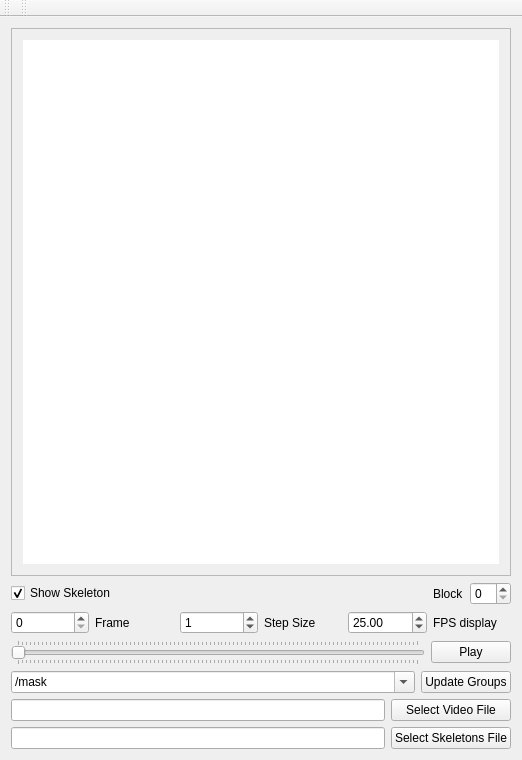
<?xml version="1.0" encoding="UTF-8"?>
<ui version="4.0">
 <class>SWTrackerViewer</class>
 <widget class="QMainWindow" name="SWTrackerViewer">
  <property name="geometry">
   <rect>
    <x>0</x>
    <y>0</y>
    <width>522</width>
    <height>760</height>
   </rect>
  </property>
  <property name="windowTitle">
   <string>SWTrackerViewer</string>
  </property>
  <widget class="QWidget" name="centralWidget">
   <property name="enabled">
    <bool>true</bool>
   </property>
   <layout class="QVBoxLayout" name="verticalLayout_2">
    <item>
     <layout class="QVBoxLayout" name="verticalLayout">
      <item>
       <widget class="QScrollArea" name="scrollArea">
        <property name="frameShadow">
         <enum>QFrame::Sunken</enum>
        </property>
        <property name="widgetResizable">
         <bool>true</bool>
        </property>
        <widget class="QWidget" name="scrollAreaWidgetContents">
         <property name="geometry">
          <rect>
           <x>0</x>
           <y>0</y>
           <width>494</width>
           <height>449</height>
          </rect>
         </property>
         <layout class="QVBoxLayout" name="verticalLayout_3">
          <item>
           <widget class="QGraphicsView" name="mainGraphicsView">
            <property name="frameShape">
             <enum>QFrame::NoFrame</enum>
            </property>
            <property name="verticalScrollBarPolicy">
             <enum>Qt::ScrollBarAlwaysOff</enum>
            </property>
            <property name="horizontalScrollBarPolicy">
             <enum>Qt::ScrollBarAlwaysOff</enum>
            </property>
            <property name="dragMode">
             <enum>QGraphicsView::ScrollHandDrag</enum>
            </property>
            <property name="transformationAnchor">
             <enum>QGraphicsView::AnchorUnderMouse</enum>
            </property>
            <property name="resizeAnchor">
             <enum>QGraphicsView::AnchorUnderMouse</enum>
            </property>
           </widget>
          </item>
         </layout>
        </widget>
       </widget>
      </item>
      <item>
       <layout class="QHBoxLayout" name="horizontalLayout_6">
        <item>
         <widget class="QCheckBox" name="checkBox_showLabel">
          <property name="text">
           <string>Show Skeleton</string>
          </property>
          <property name="checked">
           <bool>true</bool>
          </property>
         </widget>
        </item>
        <item>
         <widget class="QLabel" name="label_skelBlock">
          <property name="sizePolicy">
           <sizepolicy hsizetype="Maximum" vsizetype="Preferred">
            <horstretch>0</horstretch>
            <verstretch>0</verstretch>
           </sizepolicy>
          </property>
          <property name="text">
           <string>Block</string>
          </property>
         </widget>
        </item>
        <item>
         <widget class="QSpinBox" name="spinBox_skelBlock">
          <property name="sizePolicy">
           <sizepolicy hsizetype="Maximum" vsizetype="Fixed">
            <horstretch>0</horstretch>
            <verstretch>0</verstretch>
           </sizepolicy>
          </property>
         </widget>
        </item>
       </layout>
      </item>
      <item>
       <layout class="QHBoxLayout" name="horizontalLayout_3">
        <item>
         <widget class="QSpinBox" name="spinBox_frame">
          <property name="maximum">
           <number>999999999</number>
          </property>
         </widget>
        </item>
        <item>
         <widget class="QLabel" name="label_frame">
          <property name="text">
           <string>Frame</string>
          </property>
         </widget>
        </item>
        <item>
         <widget class="QSpinBox" name="spinBox_step">
          <property name="maximum">
           <number>999999999</number>
          </property>
          <property name="value">
           <number>1</number>
          </property>
         </widget>
        </item>
        <item>
         <widget class="QLabel" name="label_step">
          <property name="text">
           <string>Step Size</string>
          </property>
         </widget>
        </item>
        <item>
         <widget class="QDoubleSpinBox" name="doubleSpinBox_fps">
          <property name="maximum">
           <double>100.000000000000000</double>
          </property>
          <property name="value">
           <double>25.000000000000000</double>
          </property>
         </widget>
        </item>
        <item>
         <widget class="QLabel" name="label_fps">
          <property name="text">
           <string>FPS display</string>
          </property>
         </widget>
        </item>
       </layout>
      </item>
      <item>
       <layout class="QHBoxLayout" name="horizontalLayout_2">
        <item>
         <widget class="QSlider" name="imageSlider">
          <property name="cursor">
           <cursorShape>OpenHandCursor</cursorShape>
          </property>
          <property name="mouseTracking">
           <bool>true</bool>
          </property>
          <property name="autoFillBackground">
           <bool>false</bool>
          </property>
          <property name="maximum">
           <number>100</number>
          </property>
          <property name="orientation">
           <enum>Qt::Horizontal</enum>
          </property>
          <property name="invertedAppearance">
           <bool>false</bool>
          </property>
          <property name="invertedControls">
           <bool>false</bool>
          </property>
          <property name="tickPosition">
           <enum>QSlider::TicksBothSides</enum>
          </property>
         </widget>
        </item>
        <item>
         <widget class="QPushButton" name="playButton">
          <property name="text">
           <string>Play</string>
          </property>
          <property name="checkable">
           <bool>false</bool>
          </property>
         </widget>
        </item>
       </layout>
      </item>
      <item>
       <layout class="QHBoxLayout" name="horizontalLayout_4">
        <item>
         <widget class="QComboBox" name="comboBox_h5path">
          <property name="editable">
           <bool>true</bool>
          </property>
          <item>
           <property name="text">
            <string>/mask</string>
           </property>
          </item>
          <item>
           <property name="text">
            <string>/full_data</string>
           </property>
          </item>
         </widget>
        </item>
        <item>
         <widget class="QPushButton" name="pushButton_h5groups">
          <property name="sizePolicy">
           <sizepolicy hsizetype="Maximum" vsizetype="Fixed">
            <horstretch>0</horstretch>
            <verstretch>0</verstretch>
           </sizepolicy>
          </property>
          <property name="text">
           <string>Update Groups</string>
          </property>
         </widget>
        </item>
       </layout>
      </item>
      <item>
       <layout class="QGridLayout" name="gridLayout">
        <item row="2" column="0">
         <widget class="QLineEdit" name="lineEdit_video">
          <property name="text">
           <string/>
          </property>
         </widget>
        </item>
        <item row="2" column="1">
         <widget class="QPushButton" name="pushButton_video">
          <property name="text">
           <string>Select Video File</string>
          </property>
         </widget>
        </item>
        <item row="3" column="1">
         <widget class="QPushButton" name="pushButton_skel">
          <property name="text">
           <string>Select Skeletons File</string>
          </property>
         </widget>
        </item>
        <item row="3" column="0">
         <widget class="QLineEdit" name="lineEdit_skel"/>
        </item>
       </layout>
      </item>
     </layout>
    </item>
   </layout>
  </widget>
  <widget class="QMenuBar" name="menuBar">
   <property name="geometry">
    <rect>
     <x>0</x>
     <y>0</y>
     <width>522</width>
     <height>22</height>
    </rect>
   </property>
  </widget>
  <widget class="QToolBar" name="mainToolBar">
   <attribute name="toolBarArea">
    <enum>TopToolBarArea</enum>
   </attribute>
   <attribute name="toolBarBreak">
    <bool>false</bool>
   </attribute>
  </widget>
  <widget class="QToolBar" name="toolBar">
   <property name="windowTitle">
    <string>toolBar</string>
   </property>
   <attribute name="toolBarArea">
    <enum>TopToolBarArea</enum>
   </attribute>
   <attribute name="toolBarBreak">
    <bool>false</bool>
   </attribute>
  </widget>
 </widget>
 <layoutdefault spacing="6" margin="11"/>
 <resources/>
 <connections/>
</ui>
